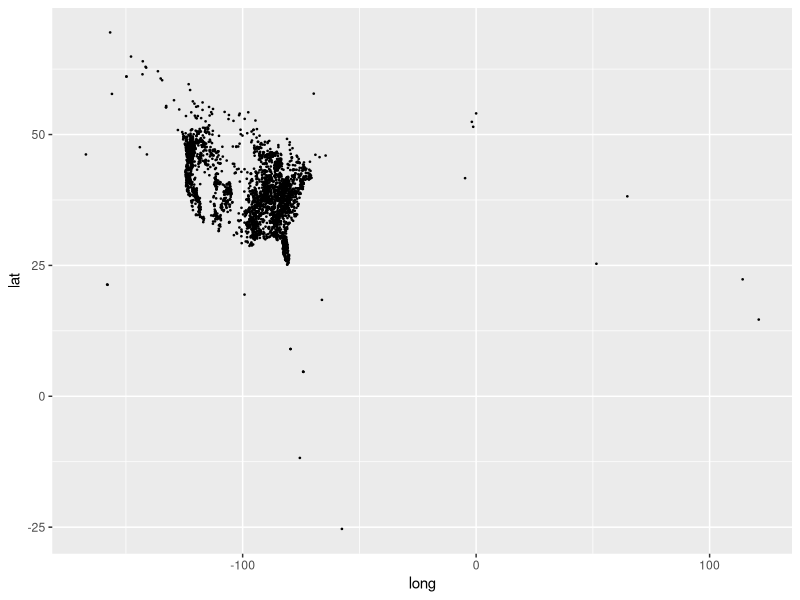
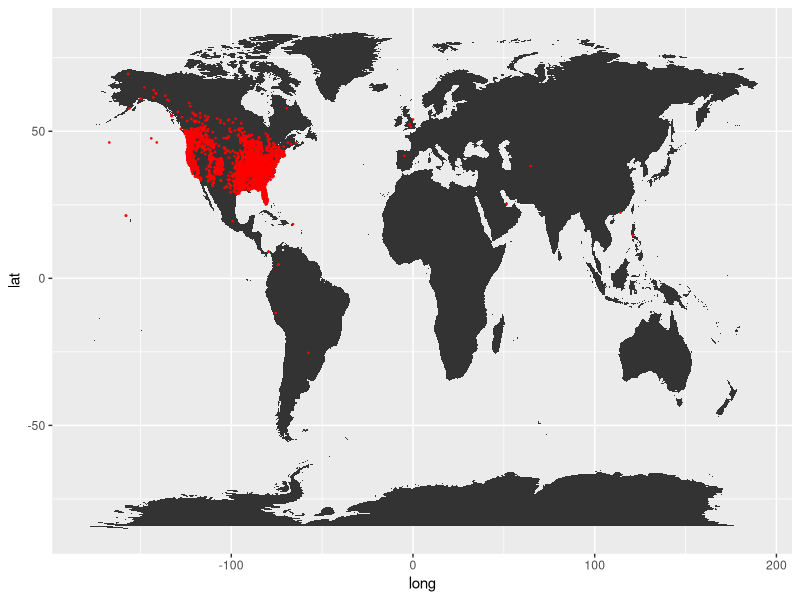
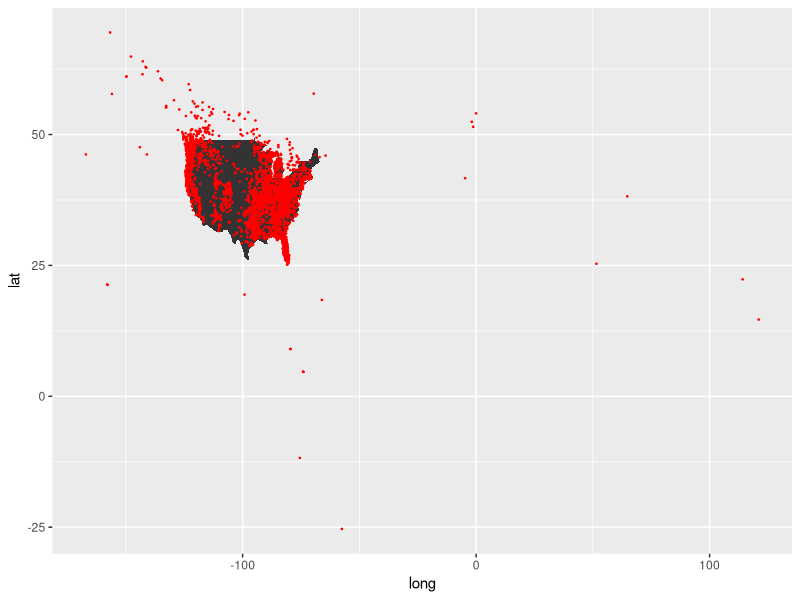
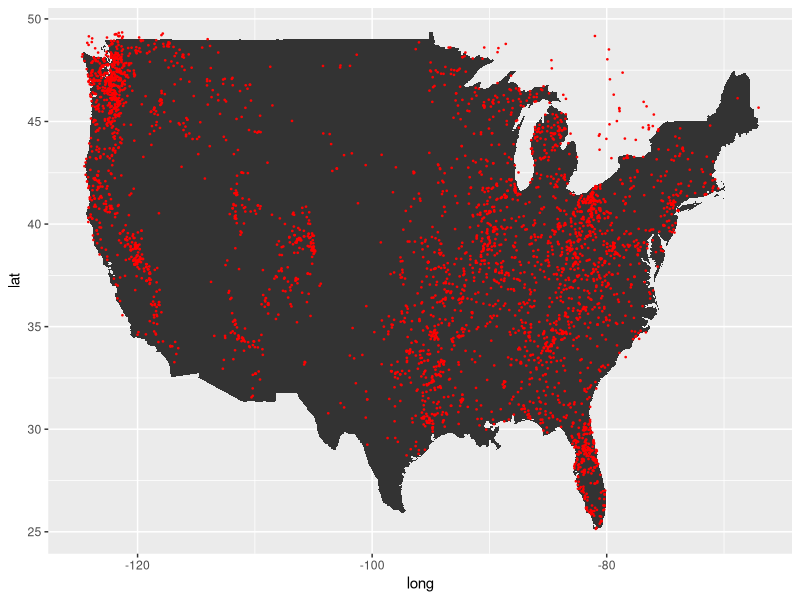

Generate these figures, in order, with R: (Note: this script raises an error after producing the figures.)
## ---- chunk 1
knitr::opts_chunk$set(echo = TRUE)
library(ggplot2)
library(tidyr)
library(dplyr)
library(maps)
library(mapproj)
library(sf)
## ---- chunk 2
bigfoot = read.csv('Bigfoot_Sightings.csv') %>%
  select(long=X, lat=Y, time=TimeWhen)
str(bigfoot)
## ---- chunk 3
ggplot(bigfoot, aes(long, lat)) + 
  geom_point(size = .25, show.legend = FALSE)
## ---- chunk 4
world_map = map_data("world")
ggplot(bigfoot, aes(x = long, y = lat))+
  geom_map(data = world_map, map = world_map, aes(map_id=region), inherit.aes = FALSE)+
  expand_limits(x = world_map$long, y = world_map$lat)+
  geom_point(size=0.25, color = "red")
## ---- chunk 5
us_map = map_data("state")
ggplot(bigfoot, aes(x = long, y = lat))+
  geom_map(data = us_map, map = us_map, aes(map_id=region), inherit.aes = FALSE)+
  geom_point(size=0.25, color = "red")
## ---- chunk 6
filtered_data <- bigfoot %>%
  filter(lat >= 24.4 &
         lat <= 49.4 &
         long >= -125.0 &
         long <= -66.9)
fewPoints = filtered_data


ggplot(filtered_data, aes(x = long, y = lat))+
  geom_map(data = us_map, map = us_map, aes(map_id=region), inherit.aes = FALSE)+
  geom_point(size=0.25, color = "red")

## ---- chunk 7
library(rnaturalearth)
library(maps)
lonlat_to_state <- function(fewPoints,
                            states = spData::us_states,
                            name_col = "NAME") {
    ## Convert points data.frame to an sf POINTS object
    pts <- st_as_sf(fewPoints, coords = 1:2, crs = 4326)

    ## Transform spatial data to some planar coordinate system
    ## (e.g. Web Mercator) as required for geometric operations
    states <- st_transform(states, crs = 3857)
    pts <- st_transform(pts, crs = 3857)

    ## Find names of state (if any) intersected by each point
    state_names <- states[[name_col]]
    ii <- as.integer(st_intersects(pts, states))
    state_names[ii]
}
us_states_ne <- ne_states(country = "United States of America",
                          returnclass = "sf")
data_with_states<- fewPoints |> mutate(state = tolower(lonlat_to_state(fewPoints, states = us_states_ne, name_col = "name")))
data_with_states = data_with_states |> filter(!is.na(state))
summarizedData = data_with_states |> group_by(state) |> summarize(totalSightings = n()) |> ungroup()
ggplot(data_with_states, aes(x = long, y = lat))+
  geom_map(data = us_map, map = us_map, aes(map_id=region), inherit.aes = FALSE)+
  geom_point(size=0.25, color = "red")+
  xlim(-126,-60)+
  ylim(24.4,49.4)
data_with_states = data_with_states |> merge(summarizedData,by="state")

ggplot(data_with_states, aes(map_id = state))+
  geom_map(aes(fill = totalSightings), map = us_map)+
expand_limits(x = us_map$long, y=us_map$lat)
#ggplot(summarizedData, aes(map_id = state))+
#  geom_map(aes(fill = totalSightings), map = states_map)+
#expand_limits(x = states_map$long, y=states_map$lat)
## ---- chunk 8
washington_data <- data_with_states %>%
  filter(state == "washington")
washington_map <- map_data("state", region = "washington")
ggplot(washington_data, aes(x = long, y = lat)) +
  geom_map(data = washington_map, map = washington_map, aes(map_id = region), inherit.aes = FALSE) +
  geom_point(size = 0.25, color = "red") +
  expand_limits(x = washington_map$long, y=washington_map$lat)
